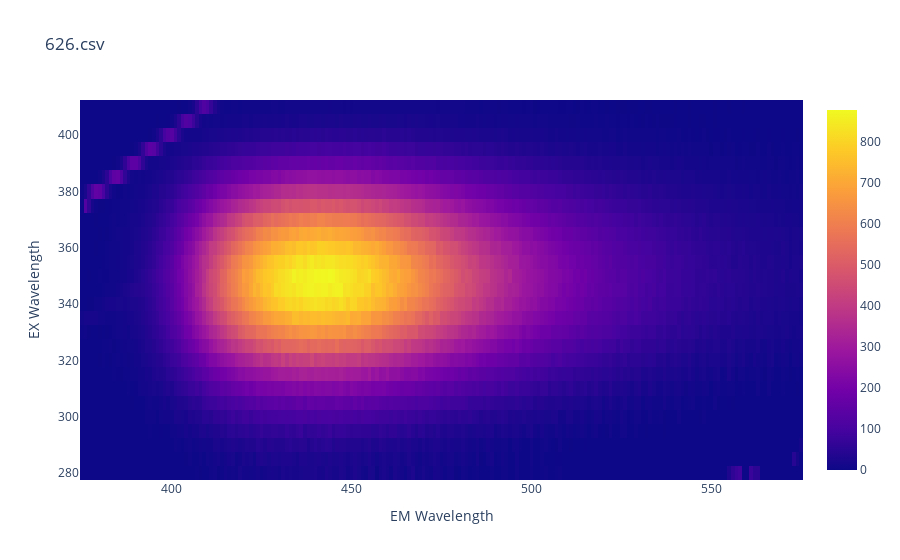

The cell this chart's notebook holds for it:
### Markdown cell above
## 3. Итерационный оконный фильтр шумовых пикселей
Специфика прибора такова, что при слабом выходном сигнале аппфратная функция детектора - большая положительная величина.
Это приводит к появлению шума (зачастую, с большими положительными и отрицательными величинами) в тех пикселях, где должен быть 0.
Отрицательным значениям присваивается значение None (еще при считывании FL-карты). 
С шумовыми положительными значениями борется данный этап обработки.

Предполагается, что шумовые пиксели с положительными и отрицательными значениями - перемешаны на FL-карте.
На каждой итерации вокруг каждого подсчитывается доля None-пикселей. 
Если эта доля превосходит порог - центральному пикселю присваивается значение None.
Критерий остановки процесса: изменение количества None-пикселей на Fl-карте меньше порога delta.

Размер окна фильтра подобран в соответствии с физическим соотношением цен деления x и y шкал.

___Используемые функции:___
* [iter_filter](#iter_filter)
* [p_show_img](#p_show_img)

### Code cell
df_filt = iter_filter(df_bo, trash_h = -0.5, ker_size = [3, 5], delta = 1/np.prod(df_bo.shape))
# Set None-pixels as 0
df_filt[df_filt!=df_filt] = 0
p_show_img(df_filt, filename)

### Figure 1 — Plotly figure (JSON) as saved in the notebook; plotly's stock layout.template omitted (floating-point values rounded to 4 significant figures; data arrays with more than 128 entries replaced by an {"elided": "..."} marker saying what was removed)
{"data": [{"type": "heatmap", "x": {"elided": "201 int values"}, "y": [280, 285, 290, 295, 300, 305, 310, 315, 320, 325, 330, 335, 340, 345, 350, 355, 360, 365, 370, 375, 380, 385, 390, 395, 400, 405, 410], "z": {"elided": "27x201 float values"}}], "layout": {"title": {"text": "626.csv"}, "xaxis": {"title": {"text": "EM Wavelength"}}, "yaxis": {"title": {"text": "EX Wavelength"}}}}
